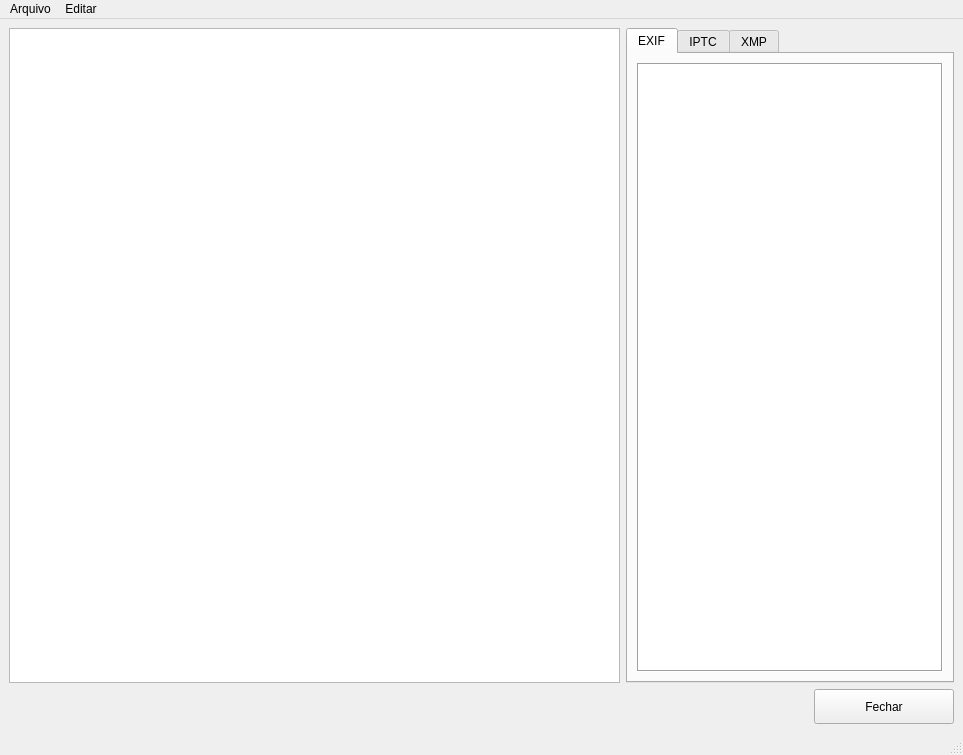
<?xml version="1.0" encoding="UTF-8"?>
<ui version="4.0">
 <class>ExibeFoto</class>
 <widget class="QMainWindow" name="ExibeFoto">
  <property name="windowModality">
   <enum>Qt::WindowModal</enum>
  </property>
  <property name="geometry">
   <rect>
    <x>0</x>
    <y>0</y>
    <width>963</width>
    <height>755</height>
   </rect>
  </property>
  <property name="windowTitle">
   <string>Detalhes da Imagem</string>
  </property>
  <widget class="QWidget" name="centralwidget">
   <layout class="QGridLayout" name="gridLayout_4">
    <item row="0" column="0">
     <layout class="QGridLayout" name="gridLayout_3">
      <item row="0" column="0">
       <widget class="GraphicsView" name="graphicsView">
        <property name="minimumSize">
         <size>
          <width>611</width>
          <height>651</height>
         </size>
        </property>
       </widget>
      </item>
      <item row="1" column="0" colspan="2">
       <layout class="QHBoxLayout" name="horizontalLayout">
        <item>
         <spacer name="horizontalSpacer">
          <property name="orientation">
           <enum>Qt::Horizontal</enum>
          </property>
          <property name="sizeHint" stdset="0">
           <size>
            <width>668</width>
            <height>20</height>
           </size>
          </property>
         </spacer>
        </item>
        <item>
         <widget class="QPushButton" name="pushButton">
          <property name="minimumSize">
           <size>
            <width>140</width>
            <height>35</height>
           </size>
          </property>
          <property name="text">
           <string>Fechar</string>
          </property>
          <property name="icon">
           <iconset resource="../resources/resourcesIcon.qrc">
            <normaloff>:/IconesMenu/error.png</normaloff>:/IconesMenu/error.png</iconset>
          </property>
         </widget>
        </item>
       </layout>
      </item>
      <item row="0" column="1">
       <widget class="QTabWidget" name="tabWidget">
        <property name="minimumSize">
         <size>
          <width>324</width>
          <height>651</height>
         </size>
        </property>
        <property name="tabPosition">
         <enum>QTabWidget::North</enum>
        </property>
        <property name="tabShape">
         <enum>QTabWidget::Rounded</enum>
        </property>
        <property name="currentIndex">
         <number>0</number>
        </property>
        <property name="iconSize">
         <size>
          <width>16</width>
          <height>16</height>
         </size>
        </property>
        <property name="elideMode">
         <enum>Qt::ElideNone</enum>
        </property>
        <property name="tabsClosable">
         <bool>false</bool>
        </property>
        <widget class="QWidget" name="tabExifTree">
         <attribute name="icon">
          <iconset resource="../resources/resourcesIcon.qrc">
           <normaloff>:/IconesMenu/exif.png</normaloff>:/IconesMenu/exif.png</iconset>
         </attribute>
         <attribute name="title">
          <string notr="true">EXIF</string>
         </attribute>
         <layout class="QGridLayout" name="gridLayout_8">
          <item row="0" column="0">
           <widget class="QTreeWidget" name="treeWidgetExif">
            <property name="frameShape">
             <enum>QFrame::Box</enum>
            </property>
            <property name="frameShadow">
             <enum>QFrame::Sunken</enum>
            </property>
            <property name="lineWidth">
             <number>1</number>
            </property>
            <property name="editTriggers">
             <set>QAbstractItemView::DoubleClicked|QAbstractItemView::EditKeyPressed</set>
            </property>
            <property name="showDropIndicator" stdset="0">
             <bool>true</bool>
            </property>
            <property name="alternatingRowColors">
             <bool>true</bool>
            </property>
            <property name="iconSize">
             <size>
              <width>24</width>
              <height>24</height>
             </size>
            </property>
            <property name="verticalScrollMode">
             <enum>QAbstractItemView::ScrollPerPixel</enum>
            </property>
            <property name="indentation">
             <number>10</number>
            </property>
            <property name="animated">
             <bool>true</bool>
            </property>
            <property name="allColumnsShowFocus">
             <bool>false</bool>
            </property>
            <property name="headerHidden">
             <bool>true</bool>
            </property>
            <property name="columnCount">
             <number>2</number>
            </property>
            <attribute name="headerVisible">
             <bool>false</bool>
            </attribute>
            <attribute name="headerCascadingSectionResizes">
             <bool>false</bool>
            </attribute>
            <attribute name="headerDefaultSectionSize">
             <number>150</number>
            </attribute>
            <attribute name="headerHighlightSections">
             <bool>false</bool>
            </attribute>
            <attribute name="headerMinimumSectionSize">
             <number>150</number>
            </attribute>
            <attribute name="headerStretchLastSection">
             <bool>false</bool>
            </attribute>
            <column>
             <property name="text">
              <string notr="true">Data</string>
             </property>
            </column>
            <column>
             <property name="text">
              <string notr="true">Valor</string>
             </property>
            </column>
           </widget>
          </item>
         </layout>
        </widget>
        <widget class="QWidget" name="tabIptcTree">
         <attribute name="icon">
          <iconset resource="../resources/resourcesIcon.qrc">
           <normaloff>:/IconesMenu/iptc_top_logo.png</normaloff>:/IconesMenu/iptc_top_logo.png</iconset>
         </attribute>
         <attribute name="title">
          <string notr="true">IPTC</string>
         </attribute>
         <layout class="QGridLayout" name="gridLayout">
          <item row="0" column="0">
           <widget class="QTreeWidget" name="treeWidgetIptc">
            <property name="frameShape">
             <enum>QFrame::Box</enum>
            </property>
            <property name="iconSize">
             <size>
              <width>24</width>
              <height>24</height>
             </size>
            </property>
            <property name="verticalScrollMode">
             <enum>QAbstractItemView::ScrollPerPixel</enum>
            </property>
            <property name="uniformRowHeights">
             <bool>false</bool>
            </property>
            <property name="animated">
             <bool>true</bool>
            </property>
            <attribute name="headerVisible">
             <bool>false</bool>
            </attribute>
            <attribute name="headerCascadingSectionResizes">
             <bool>false</bool>
            </attribute>
            <attribute name="headerDefaultSectionSize">
             <number>150</number>
            </attribute>
            <attribute name="headerMinimumSectionSize">
             <number>150</number>
            </attribute>
            <attribute name="headerShowSortIndicator" stdset="0">
             <bool>false</bool>
            </attribute>
            <attribute name="headerStretchLastSection">
             <bool>false</bool>
            </attribute>
            <column>
             <property name="text">
              <string notr="true">Data</string>
             </property>
            </column>
            <column>
             <property name="text">
              <string notr="true">Valor</string>
             </property>
            </column>
           </widget>
          </item>
         </layout>
        </widget>
        <widget class="QWidget" name="tabXmpTree">
         <attribute name="icon">
          <iconset resource="../resources/resourcesIcon.qrc">
           <normaloff>:/IconesMenu/adobe-xmp.png</normaloff>:/IconesMenu/adobe-xmp.png</iconset>
         </attribute>
         <attribute name="title">
          <string notr="true">XMP</string>
         </attribute>
         <layout class="QGridLayout" name="gridLayout_2">
          <item row="0" column="0">
           <widget class="QTreeWidget" name="treeWidgetXmp">
            <property name="frameShape">
             <enum>QFrame::Box</enum>
            </property>
            <property name="iconSize">
             <size>
              <width>24</width>
              <height>24</height>
             </size>
            </property>
            <property name="verticalScrollMode">
             <enum>QAbstractItemView::ScrollPerPixel</enum>
            </property>
            <property name="animated">
             <bool>true</bool>
            </property>
            <attribute name="headerVisible">
             <bool>false</bool>
            </attribute>
            <attribute name="headerCascadingSectionResizes">
             <bool>false</bool>
            </attribute>
            <attribute name="headerDefaultSectionSize">
             <number>150</number>
            </attribute>
            <attribute name="headerMinimumSectionSize">
             <number>150</number>
            </attribute>
            <attribute name="headerShowSortIndicator" stdset="0">
             <bool>false</bool>
            </attribute>
            <attribute name="headerStretchLastSection">
             <bool>false</bool>
            </attribute>
            <column>
             <property name="text">
              <string notr="true">Data</string>
             </property>
            </column>
            <column>
             <property name="text">
              <string notr="true">Valor</string>
             </property>
            </column>
           </widget>
          </item>
         </layout>
        </widget>
       </widget>
      </item>
     </layout>
    </item>
   </layout>
  </widget>
  <widget class="QMenuBar" name="menubar">
   <property name="geometry">
    <rect>
     <x>0</x>
     <y>0</y>
     <width>963</width>
     <height>21</height>
    </rect>
   </property>
   <widget class="QMenu" name="menuArquivo">
    <property name="title">
     <string>Arquivo</string>
    </property>
    <addaction name="actionAbrir"/>
    <addaction name="actionSalvar"/>
    <addaction name="actionSalvarComo"/>
    <addaction name="separator"/>
    <addaction name="actionFechar"/>
   </widget>
   <widget class="QMenu" name="menuEditar">
    <property name="title">
     <string>Editar</string>
    </property>
    <addaction name="actionManipularExifIptc"/>
   </widget>
   <addaction name="menuArquivo"/>
   <addaction name="menuEditar"/>
  </widget>
  <widget class="QStatusBar" name="statusbar"/>
  <action name="actionFechar">
   <property name="text">
    <string>Fechar</string>
   </property>
  </action>
  <action name="actionSalvar">
   <property name="text">
    <string>Salvar </string>
   </property>
  </action>
  <action name="actionAbrir">
   <property name="text">
    <string>Abrir</string>
   </property>
  </action>
  <action name="actionSalvarComo">
   <property name="text">
    <string>Salvar Como...</string>
   </property>
  </action>
  <action name="actionManipularExifIptc">
   <property name="text">
    <string>Manipular Exif/Iptc</string>
   </property>
  </action>
 </widget>
 <customwidgets>
  <customwidget>
   <class>GraphicsView</class>
   <extends>QGraphicsView</extends>
   <header>./Forms/ExibeFoto/GraphicsView.h</header>
   <slots>
    <slot>formEditMetadatas()</slot>
   </slots>
  </customwidget>
 </customwidgets>
 <resources>
  <include location="../resources/resourcesIcon.qrc"/>
 </resources>
 <connections>
  <connection>
   <sender>actionFechar</sender>
   <signal>triggered()</signal>
   <receiver>ExibeFoto</receiver>
   <slot>close()</slot>
   <hints>
    <hint type="sourcelabel">
     <x>-1</x>
     <y>-1</y>
    </hint>
    <hint type="destinationlabel">
     <x>481</x>
     <y>373</y>
    </hint>
   </hints>
  </connection>
  <connection>
   <sender>actionManipularExifIptc</sender>
   <signal>triggered()</signal>
   <receiver>ExibeFoto</receiver>
   <slot>formEditMetadatas()</slot>
   <hints>
    <hint type="sourcelabel">
     <x>-1</x>
     <y>-1</y>
    </hint>
    <hint type="destinationlabel">
     <x>481</x>
     <y>377</y>
    </hint>
   </hints>
  </connection>
  <connection>
   <sender>pushButton</sender>
   <signal>clicked()</signal>
   <receiver>ExibeFoto</receiver>
   <slot>fechar()</slot>
   <hints>
    <hint type="sourcelabel">
     <x>841</x>
     <y>710</y>
    </hint>
    <hint type="destinationlabel">
     <x>773</x>
     <y>717</y>
    </hint>
   </hints>
  </connection>
  <connection>
   <sender>pushButton</sender>
   <signal>clicked()</signal>
   <receiver>ExibeFoto</receiver>
   <slot>close()</slot>
   <hints>
    <hint type="sourcelabel">
     <x>826</x>
     <y>697</y>
    </hint>
    <hint type="destinationlabel">
     <x>682</x>
     <y>708</y>
    </hint>
   </hints>
  </connection>
 </connections>
 <slots>
  <slot>formEditMetadatas()</slot>
  <slot>fechar()</slot>
 </slots>
</ui>
